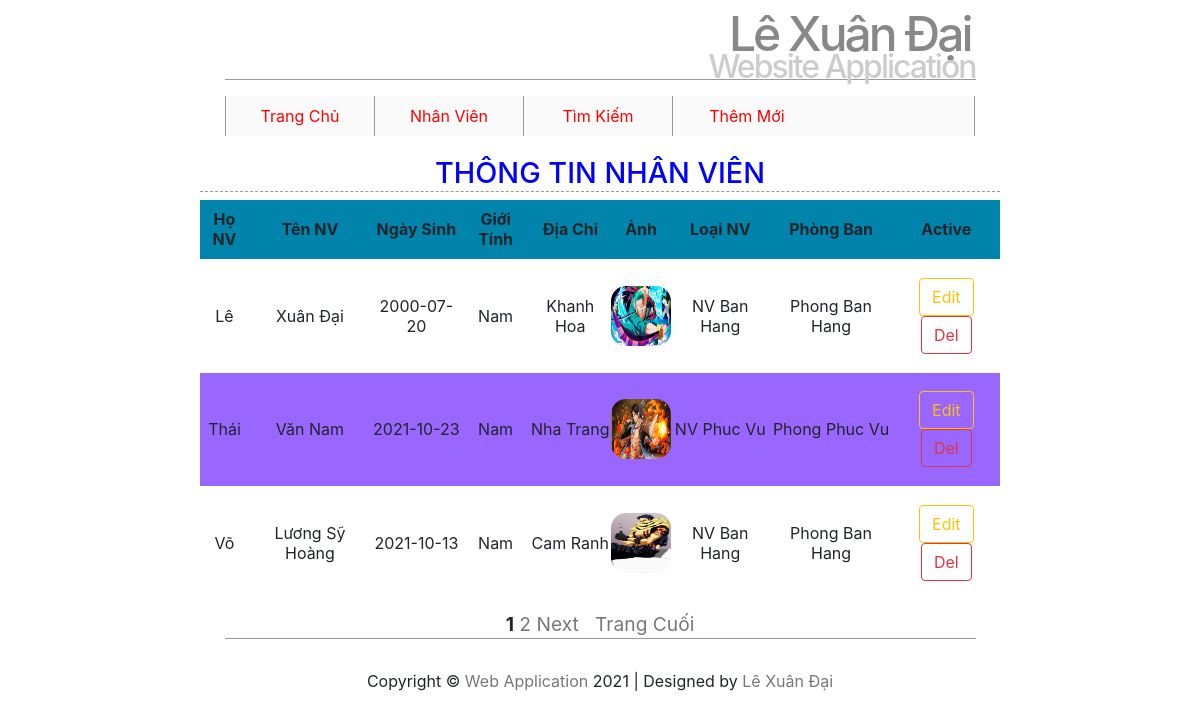
The app's page /MyWebsite/nhanvieninfo.php with its own data.
### tables this page shows
CREATE TABLE `nhanvien` (
  `MaNV` varchar(10) NOT NULL,
  `Ho` varchar(50) NOT NULL,
  `Ten` varchar(50) NOT NULL,
  `NgaySinh` date NOT NULL,
  `GioiTinh` varchar(5) NOT NULL,
  `DiaChi` varchar(50) NOT NULL,
  `Anh` varchar(50) NOT NULL,
  `MaLoaiNV` varchar(5) NOT NULL,
  `MaPhong` varchar(5) NOT NULL
);

CREATE TABLE `loainv` (
  `MaLoaiNV` varchar(5) NOT NULL,
  `TenLoaiNV` varchar(50) NOT NULL
);

CREATE TABLE `phongban` (
  `MaPhong` varchar(5) NOT NULL,
  `TenPhong` varchar(50) NOT NULL
);

### MyWebsite/nhanvieninfo.php (the view, shortened to what this page needs)
<link rel="stylesheet" href="https://maxcdn.bootstrapcdn.com/bootstrap/4.0.0/css/bootstrap.min.css">
<?php
include("includes/connect.php");
?>
<?php
$rowsPerPage=3;
$offset =($_GET['page']-1)*$rowsPerPage;
$strSQL = "SELECT MaNV,Ho,Ten,NgaySinh,GioiTinh,DiaChi,Anh,TenLoaiNV,TenPhong from nhanvien ,phongban,loainv WHERE nhanvien.MaLoaiNV=loainv.MaLoaiNV AND nhanvien.MaPhong=phongban.MaPhong LIMIT $offset,$rowsPerPage;";
$result = mysqli_query($mysqli,$strSQL);
if(mysqli_num_rows($result) == 0)
{
	echo "Chưa có dữ liệu";
}
else
{	echo "<h1 style='color: blue;' align='center'>THÔNG TIN NHÂN VIÊN</h1>
		  <table align='center' width='800' height='400' border='1'
				style='border-collapse: collapse;'>
		  	<tr style='background-color: #0084ab;' align='center'>
				<td><b>Họ NV</b></td>
				<td><b>Tên NV</b></td>
				<td><b>Ngày Sinh</b></td>
				<td><b>Giới Tính</b></td>
				<td><b>Địa Chỉ</b></td>
				<td><b>Ảnh</b></td>
				<td><b>Loại NV</b></td>
				<td><b>Phòng Ban</b></td>
				<td><b>Active<b></td>
		  	</tr>";
	$stt=1;
	while ($row = mysqli_fetch_array($result))
	{
		if($stt%2!=0)
		{	echo "<tr style='text-align:center;'>";
			echo "<td>$row[1]</td>";
			echo "<td>$row[2]</td>";
			echo "<td>$row[3]</td>";
			echo "<td>$row[4]</td>";
			echo "<td>$row[5]</td>";
			echo "<td>";?>
			<img src="hinh/<?php echo $row['Anh'];?>" width="60" height="60"/>
			<?php
			echo "</td>";
			echo "<td>$row[7]</td>";
			echo "<td>$row[8]</td>";
			?>
			<td>
				<button type="button" class="btn btn-outline-warning" onclick="window.open('EditNV.php?MaNV=<?php echo $row['MaNV'];?>')">Edit</button>
				<button type="button" class="btn btn-outline-danger" onclick="window.open('DelNV.php?MaNV=<?php echo $row['MaNV'];?>')">Del</button>
			</td>
		   <?php
			echo "</tr>";
		}
		else
		{
			echo "<tr style='background-color: #9966FF; text-align:center;'>";
			echo "<td>$row[1]</td>";
			echo "<td>$row[2]</td>";
			echo "<td>$row[3]</td>";
			echo "<td>$row[4]</td>";
			echo "<td>$row[5]</td>";
			echo "<td>";?>
			<img src="hinh/<?php echo $row['Anh'];?>" width="60" height="60"/>
			<?php
			echo "</td>";
			echo "<td>$row[7]</td>";
			echo "<td>$row[8]</td>";
			?>
			<td>
				<button type="button" class="btn btn-outline-warning"onclick="window.open('EditNV.php?MaNV=<?php echo $row['MaNV'];?>')">Edit</button>
				<button type="button" class="btn btn-outline-danger"onclick="window.open('DelNV.php?MaNV=<?php echo $row['MaNV'];?>')">Del</button>
			</td>
		   <?php
			echo "</tr>";
		}
			$stt+=1;
	}
	echo '</table>';
	?>
<div style="text-align:center; font-size:120%; margin-top:10px;">
	<?php
	$strSQL = "SELECT MaNV,Ho,Ten,NgaySinh,GioiTinh,DiaChi,Anh,TenLoaiNV,TenPhong from nhanvien ,phongban,loainv WHERE nhanvien.MaLoaiNV=loainv.MaLoaiNV AND nhanvien.MaPhong=phongban.MaPhong LIMIT $offset,$rowsPerPage;";
	$re = mysqli_query($mysqli,$strSQL);
	$numRows = mysqli_num_rows($re);
	$maxPage = floor($numRows/$rowsPerPage) + 1;
	for ($i=1 ; $i<=$maxPage ; $i++){
		if ($i == $_GET['page']){
			echo '<b>'.$i.'</b> ';
	}
	else
		echo "<a href=" .$_SERVER['PHP_SELF']. "?page=".$i.">".$i."</a> ";
	}
	if ($_GET['page'] < $maxPage){
	echo "<a href=". $_SERVER['PHP_SELF']."?page=".$maxPage.">Next</a> &nbsp;&nbsp;";
	echo "<a href=" .$_SERVER['PHP_SELF']."?page=".($_GET['page']=$maxPage).">Trang Cuối</a>";
	}
}
?>

### MyWebsite/includes/style.css (style rules this page uses)
* { border:0; margin:0; padding:0; }
a { color:#777; text-decoration:none; }
#header { border-bottom:1px solid #999; height:80px; margin:0 auto; width:751px; }
#header h1 { color:#888; font-size:300%; letter-spacing:-3px; text-align:right; padding:5px; margin-bottom:-20px; }
#header h2 { color:#CCC; font-size:200%; letter-spacing:-2px; text-align:right; }
#navigation { background:#fafafa; border-right:1px solid #999; margin:0 auto; width:750px; height:40px; list-style:none; }
#navigation li { border-left:1px solid #999; float:left; width:149px; list-style:none; }
#navigation a { display:block; line-height:40px; text-align:center; }
#content { height:auto; margin:0 auto; padding:0 0 20px; width:800px; }
#content h1 { border-bottom:1px dashed #999; font-size:1.8em; padding:20px 0 0; }
#content p { padding:20px 20px 0; }
#footer { border-top:1px solid #999; height:50px; margin:0 auto; padding:10px; text-align:center; width:751px; }

### MyWebsite/nhanvieninfo.php (style rules this page uses)
img { border-radius: 15px; }

### records on screen
nhanvien: Ho "Lê", Ten "Xuân Đại", NgaySinh "2000-07-20", GioiTinh "Nam", DiaChi "Khanh Hoa", Anh (picture), MaLoaiNV.TenLoaiNV "NV Ban Hang", MaPhong.TenPhong "Phong Ban Hang"
nhanvien: Ho "Thái", Ten "Văn Nam", NgaySinh "2021-10-23", GioiTinh "Nam", DiaChi "Nha Trang", Anh (picture), MaLoaiNV.TenLoaiNV "NV Phuc Vu", MaPhong.TenPhong "Phong Phuc Vu"
nhanvien: Ho "Võ", Ten "Lương Sỹ Hoàng", NgaySinh "2021-10-13", GioiTinh "Nam", DiaChi "Cam Ranh", Anh (picture), MaLoaiNV.TenLoaiNV "NV Ban Hang", MaPhong.TenPhong "Phong Ban Hang"
